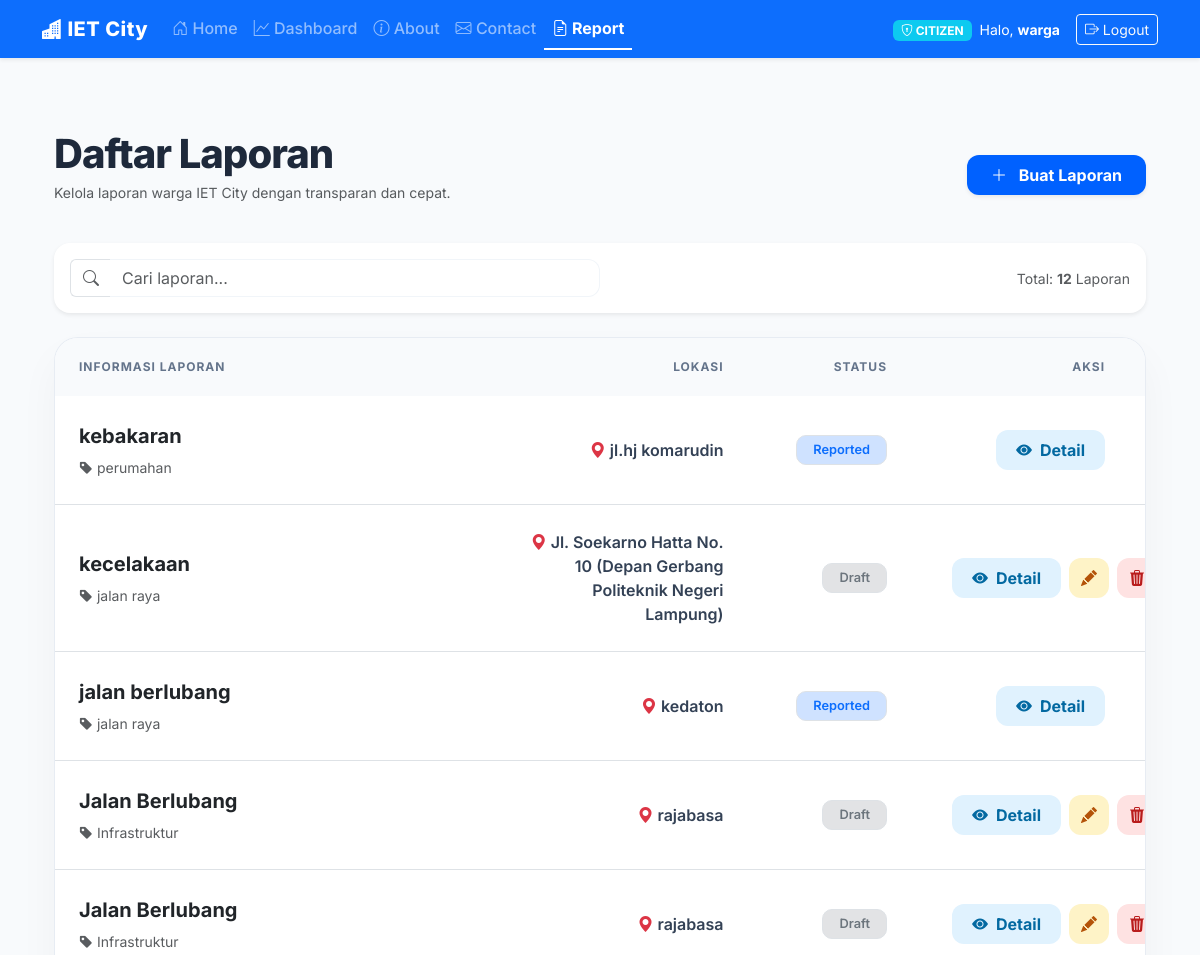
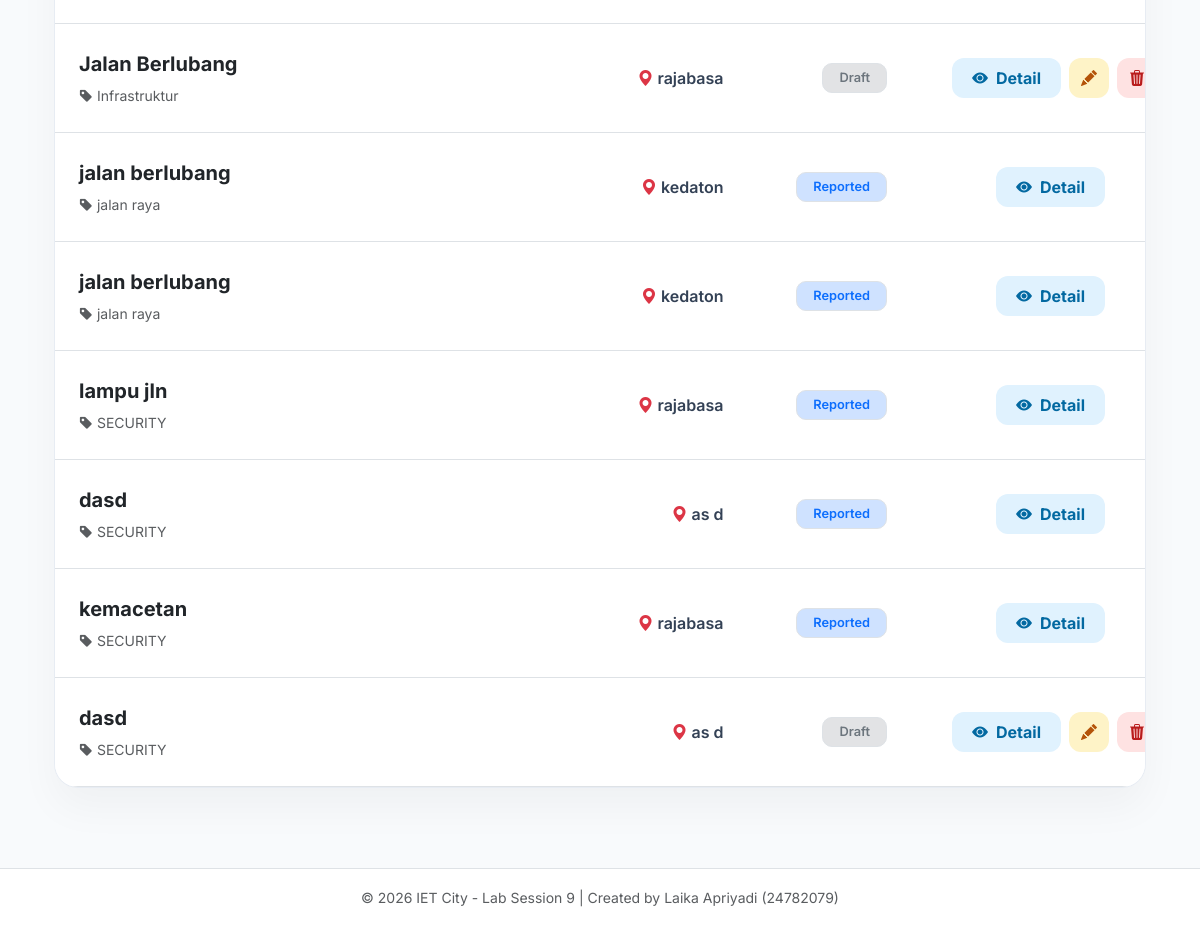
Screenshot of /reports/ (signed in) with the database file from the repository (2 pictures, top to bottom).
### usermanagement_24782079/models.py (models this page shows, shortened)
class User(AbstractUser):
    is_admin = models.BooleanField(default=False)
    is_member = models.BooleanField(default=True)

### main_app/models.py (models this page shows)
class Report(models.Model):
    title = models.CharField(max_length=200)
    category = models.CharField(max_length=100)
    description = models.TextField()
    location = models.CharField(max_length=200)
    reporter = models.ForeignKey(
        settings.AUTH_USER_MODEL,
        on_delete=models.CASCADE,
        related_name='reports',
        null=True,
        blank=True
    )
    status = models.CharField(
        max_length=20,
        choices=STATUS_CHOICES,
        default='REPORTED'
    )
    created_at = models.DateTimeField(auto_now_add=True)
    updated_at = models.DateTimeField(auto_now=True)

### main_app/views.py (the view)
# urls.py: path('reports/', views.ReportListView.as_view(), name='report_list'),
class ReportListView(ListView):
    model = Report
    template_name = 'main_app/report_list.html'
    context_object_name = 'reports'

### main_app/templates/main_app/report_list.html (shortened to what this page needs)
{% extends 'base.html' %}
{% block content %}
<div class="container py-5 fade-in">
    <div class="d-flex justify-content-between align-items-center mb-4">
        <div>
            <h1 class="page-title mb-1">Daftar Laporan</h1>
            <p class="text-muted small">Kelola laporan warga IET City dengan transparan dan cepat.</p>
        </div>
        <a href="{% url 'report_create' %}" class="btn btn-primary px-4 py-2 shadow-sm fw-bold" style="border-radius: 12px; background: var(--primary-blue); border: none;">
            <i class="bi bi-plus-lg me-2"></i> Buat Laporan
        </a>
    </div>
    <div class="mb-4 bg-white p-3 rounded-4 shadow-sm d-flex justify-content-between align-items-center">
        <div class="input-group w-50">
            <span class="input-group-text bg-transparent border-end-0 text-muted"><i class="bi bi-search"></i></span>
            <input type="text" id="searchInput" class="form-control border-start-0 shadow-none" style="border: 1px solid #f1f5f9; border-radius: 0 12px 12px 0;" placeholder="Cari laporan...">
        </div>
        <div class="text-muted small">Total: <strong>{{ reports|length }}</strong> Laporan</div>
    </div>
    <div class="table-container">
        <table class="table mb-0" id="reportTable" style="table-layout: fixed; width: 100%;">
            <thead>
                <tr>
                    <th style="width: 40%" class="ps-4">Informasi Laporan</th>
                    <th style="width: 25%" class="text-end-custom">Lokasi</th>
                    <th style="width: 15%" class="text-end-custom">Status</th>
                    <th style="width: 20%" class="text-end-custom">Aksi</th>
                </tr>
            </thead>
            <tbody>
                {% for report in reports %}
                <tr>
                    <td class="ps-4">
                        <div class="fw-bold text-dark fs-5 mb-1">{{ report.title }}</div>
                        <span class="text-muted small"><i class="bi bi-tag-fill"></i> {{ report.category|default:"Umum" }}</span>
                    </td>
                    <td class="text-end-custom fw-semibold">
                        <i class="bi bi-geo-alt-fill text-danger"></i> {{ report.location }}
                    </td>
                    <td class="text-end-custom">
                        {% if report.status == 'DRAFT' %}
                            <span class="badge badge-modern bg-secondary-subtle text-secondary border">Draft</span>
                        {% elif report.status == 'REPORTED' %}
                            <span class="badge badge-modern bg-primary-subtle text-primary border">Reported</span>
                        {% elif report.status == 'IN_PROGRESS' %}
                            <span class="badge badge-modern bg-warning-subtle text-warning-emphasis border">In Progress</span>
                        {% elif report.status == 'RESOLVED' %}
                            <span class="badge badge-modern bg-success-subtle text-success border">Resolved</span>
                        {% else %}
                            <span class="badge badge-modern bg-light text-dark border">{{ report.status }}</span>
                        {% endif %}
                    </td>
                    <td class="text-end-custom">
                        <div class="btn-action-group">
                            <button class="btn-custom btn-detail-blue btn-detail"
                                    data-title="{{ report.title }}"
                                    data-location="{{ report.location }}"
                                    data-status="{{ report.get_status_display }}"
                                    data-description="{{ report.description }}">
                                <i class="bi bi-eye-fill me-2"></i> Detail
                            </button>
                            {% if user.is_staff %}
                                <a href="{% url 'report_update' report.pk %}" class="btn-custom btn-edit-yellow" title="Edit"><i class="bi bi-pencil-fill"></i></a>
                                <a href="{% url 'report_delete' report.pk %}" class="btn-custom btn-delete-red" title="Hapus" onclick="return confirm('Hapus laporan ini?')"><i class="bi bi-trash3-fill"></i></a>
                            {% elif report.status == 'DRAFT' %}
                                <a href="{% url 'report_update' report.pk %}" class="btn-custom btn-edit-yellow" title="Edit"><i class="bi bi-pencil-fill"></i></a>
                                <a href="{% url 'report_delete' report.pk %}" class="btn-custom btn-delete-red" title="Hapus" onclick="return confirm('Hapus draf ini?')"><i class="bi bi-trash3-fill"></i></a>
                            {% endif %}
                        </div>
                    </td>
                </tr>
                {% empty %}
                <tr>
                    <td colspan="4" class="text-center py-5 text-muted">Belum ada laporan masuk.</td>
                </tr>
                {% endfor %}
            </tbody>
        </table>
    </div>
</div>
{% endblock %}

### templates/base.html (shortened to what this page needs)
<!DOCTYPE html>
<html lang="id">
<head>
    <link href="https://cdn.jsdelivr.net/npm/bootstrap@5.3.0/dist/css/bootstrap.min.css" rel="stylesheet">
    <link rel="stylesheet" href="https://cdn.jsdelivr.net/npm/bootstrap-icons@1.11.0/font/bootstrap-icons.css">
</head>
<body>
    <nav class="navbar navbar-expand-lg navbar-dark bg-primary shadow-sm mb-4">
        <div class="container">
            <a class="navbar-brand" href="{% url 'home_page' %}">
                <i class="bi bi-buildings-fill"></i> IET City
            </a>
            <div class="collapse navbar-collapse" id="navbarNav">
                <ul class="navbar-nav me-auto">
                    {% if user.is_authenticated %}
                        <li class="nav-item">
                            <a class="nav-link {% if request.resolver_match.url_name == 'home_page' %}active{% endif %}" href="{% url 'home_page' %}">
                                <i class="bi bi-house-door"></i> Home
                            </a>
                        </li>
                        <li class="nav-item">
                            <a class="nav-link {% if 'dashboard' in request.path %}active{% endif %}" href="{% url 'dashboard_main' %}">
                                <i class="bi bi-graph-up"></i> Dashboard
                            </a>
                        </li>
                        <li class="nav-item">
                            <a class="nav-link {% if request.resolver_match.url_name == 'about' %}active{% endif %}" href="{% url 'about' %}">
                                <i class="bi bi-info-circle"></i> About
                            </a>
                        </li>
                        <li class="nav-item">
                            <a class="nav-link {% if request.resolver_match.url_name == 'contact' %}active{% endif %}" href="{% url 'contact' %}">
                                <i class="bi bi-envelope"></i> Contact
                            </a>
                        </li>
                        <li class="nav-item">
                            <a class="nav-link {% if request.resolver_match.url_name == 'report_list' %}active{% endif %}" href="{% url 'report_list' %}">
                                <i class="bi bi-file-earmark-text"></i> Report
                            </a>
                        </li>
                    {% endif %}
                </ul>
                <ul class="navbar-nav ms-auto align-items-center">
                    {% if user.is_authenticated %}
                        <li class="nav-item me-2">
                            <span class="badge {% if user.is_staff %}bg-warning text-dark{% else %}bg-info text-white{% endif %}">
                                <i class="bi bi-shield-lock"></i> {{ user.is_staff|yesno:"ADMIN,CITIZEN" }}
                            </span>
                        </li>
                        <li class="nav-item me-3">
                            <span class="text-white small">Halo, <strong>{{ user.username }}</strong></span>
                        </li>
                        <li class="nav-item">
                            <form action="{% url 'logout' %}" method="post" class="d-inline">
                                <button type="submit" class="btn btn-sm btn-outline-light">
                                    <i class="bi bi-box-arrow-right"></i> Logout
                                </button>
                            </form>
                        </li>
                    {% endif %}
                </ul>
            </div>
        </div>
    </nav>
    <div class="container">
        <main>
            {% block content %}
            {% endblock %}
        </main>
    </div>
    <footer class="text-center text-muted">
        <div class="container">
            <small>&copy; 2026 IET City - Lab Session 9 | Created by Laika Apriyadi (24782079)</small>
        </div>
    </footer>
</body>
</html>

### templates/base.html (style rules this page uses)
body { background-color: #f4f7f6; font-family: 'Segoe UI', Tahoma, Geneva, Verdana, sans-serif; min-height: 100vh; display: flex; flex-direction: column; }
.navbar-brand { font-weight: 800; letter-spacing: 0.5px; }
.nav-link { font-weight: 500; transition: 0.3s; }
.nav-link.active { color: #fff !important; font-weight: 700; border-bottom: 2px solid #fff; }
main { flex: 1; }
footer { background: #fff; border-top: 1px solid #dee2e6; padding: 1rem 0; margin-top: 2rem; }

### main_app/templates/main_app/report_list.html (style rules this page uses)
:root { --primary-blue: #0061ff; --soft-bg: #f8fafc; }
body { font-family: 'Inter', sans-serif; background-color: var(--soft-bg); }
.page-title { font-weight: 800; color: #1e293b; letter-spacing: -1px; }
.table-container { background: white; border-radius: 24px; overflow: hidden; box-shadow: 0 20px 40px rgba(0,0,0,0.04); border: 1px solid rgba(226, 232, 240, 0.8); }
.table thead th { background-color: #f8fafc; color: #64748b; text-transform: uppercase; font-size: 0.75rem; font-weight: 700; letter-spacing: 1px; padding: 20px 25px; border: none; }
.table tbody td { padding: 25px; vertical-align: middle; color: #334155; }
.text-end-custom { text-align: right !important; padding-right: 40px !important; }
.badge-modern { padding: 8px 16px; border-radius: 10px; font-weight: 600; font-size: 0.8rem; }
.btn-action-group { display: inline-flex; gap: 8px; }
.btn-custom { height: 40px; display: inline-flex; align-items: center; justify-content: center; border-radius: 12px; font-weight: 700; transition: 0.3s; border: none; }
.btn-detail-blue { background: #e0f2fe; color: #0369a1; padding: 0 20px; }
.btn-edit-yellow { background: #fef3c7; color: #b45309; width: 40px; }
.btn-delete-red { background: #fee2e2; color: #b91c1c; width: 40px; }
.fade-in { animation: fadeIn 0.6s ease-out forwards; }

### rows the page displays
User: is_staff "CITIZEN", username "warga"
Report: title "kebakaran", category "perumahan", location "jl.hj komarudin", status "Reported"
Report: title "kecelakaan", category "jalan raya", location "Jl. Soekarno Hatta No. 10 (Depan Gerbang Politeknik Negeri Lampung)", status "Draft"
Report: title "jalan berlubang", category "jalan raya", location "kedaton", status "Reported"
Report: title "Jalan Berlubang", category "Infrastruktur", location "rajabasa", status "Draft"
Report: title "Jalan Berlubang", category "Infrastruktur", location "rajabasa", status "Draft"
Report: title "Jalan Berlubang", category "Infrastruktur", location "rajabasa", status "Draft"
Report: title "jalan berlubang", category "jalan raya", location "kedaton", status "Reported"
Report: title "jalan berlubang", category "jalan raya", location "kedaton", status "Reported"
Report: title "lampu jln", category "SECURITY", location "rajabasa", status "Reported"
Report: title "dasd", category "SECURITY", location "as d", status "Reported"
Report: title "kemacetan", category "SECURITY", location "rajabasa", status "Reported"
Report: title "dasd", category "SECURITY", location "as d", status "Draft"

### other values shown
{{ reports|length }} "12"
